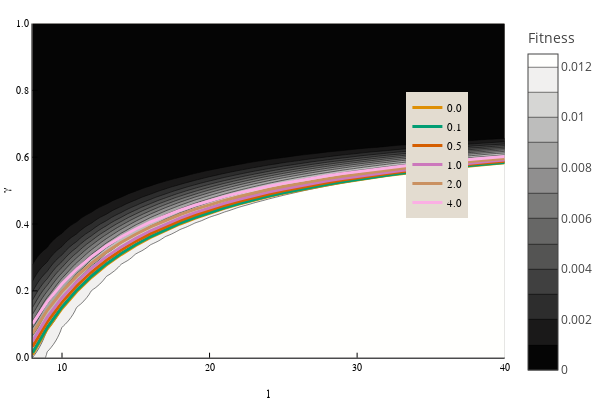

Notebook cell for this chart:
### Code cell
function theoretical_msb(rho, l::Array{Int64, 1}=collect(8:40))
    Z = lambertw.(3/4 * N * f0 * l * exp(10)/(1+rho)) ./2
    k_msb = -Z .+ (l .* (3/4))
    return k_msb
end

contourf(
    l_arr, 
    g_arr, 
    f_arr, 
    color=cgrad(:gray), 
    xlabel="l", 
    ylabel="γ", 
    colorbar_title="Fitness", 
    colorbar_ticks=([])
)

l = collect(8:40)
for (i, rho) in enumerate([0, 0.1, 0.5, 1, 2, 4])
    plot!(l, theoretical_msb(rho, l) ./ l, widen=false, linewidth=3, label="$rho")#, color=cgrad(:Greys_7, rev=true)[i])
end
plot!()

### Figure 1 — Plotly figure (JSON) as saved in the notebook; plotly's stock layout.template omitted (floating-point values rounded to 4 significant figures; data arrays with more than 128 entries replaced by an {"elided": "..."} marker saying what was removed)
{"data": [{"colorbar": {"title": "Fitness"}, "colorscale": {"elided": "256x2 mixed values"}, "contours": {"coloring": "fill", "showlabels": false}, "hoverinfo": "none", "name": "", "ncontours": 17, "showlegend": false, "showscale": true, "type": "contour", "x": [8, 9, 10, 11, 12, 13, 14, 15, 16, 17, 18, 19, 20, 21, 22, 23, 24, 25, 26, 27, 28, 29, 30, 31, 32, 33, 34, 35, 36, 37, 38, 39, 40], "xaxis": "x1", "y": [0, 0.01, 0.02, 0.03, 0.04, 0.05, 0.06, 0.07, 0.08, 0.09, 0.1, 0.11, 0.12, 0.13, 0.14, 0.15, 0.16, 0.17, 0.18, 0.19, 0.2, 0.21, 0.22, 0.23, 0.24, 0.25, 0.26, 0.27, 0.28, 0.29, 0.3, 0.31, 0.32, 0.33, 0.34, 0.35, 0.36, 0.37, 0.38, 0.39, 0.4, 0.41, 0.42, 0.43, 0.44, 0.45, 0.46, 0.47, 0.48, 0.49, 0.5, 0.51, 0.52, 0.53, 0.54, 0.55, 0.56, 0.57, 0.58, 0.59, 0.6, 0.61, 0.62, 0.63, 0.64, 0.65, 0.66, 0.67, 0.68, 0.69, 0.7, 0.71, 0.72, 0.73, 0.74, 0.75, 0.76, 0.77, 0.78, 0.79, 0.8, 0.81, 0.82, 0.83, 0.84, 0.85, 0.86, 0.87, 0.88, 0.89, 0.9, 0.91, 0.92, 0.93, 0.94, 0.95, 0.96, 0.97, 0.98, 0.99, 1], "yaxis": "y1", "z": {"elided": "101x33 float values"}, "zmax": 0.0125, "zmin": 1.17e-15}, {"colorbar": {"title": "Fitness"}, "legendgroup": "0.0", "line": {"color": "rgba(222, 143, 5, 1.000)", "dash": "solid", "shape": "linear", "width": 3}, "mode": "lines", "name": "0.0", "showlegend": true, "type": "scatter", "x": [8, 9, 10, 11, 12, 13, 14, 15, 16, 17, 18, 19, 20, 21, 22, 23, 24, 25, 26, 27, 28, 29, 30, 31, 32, 33, 34, 35, 36, 37, 38, 39, 40], "xaxis": "x1", "y": [0.009654, 0.08588, 0.1474, 0.1982, 0.2408, 0.2772, 0.3085, 0.3358, 0.3598, 0.3811, 0.4001, 0.4172, 0.4327, 0.4467, 0.4595, 0.4713, 0.482, 0.492, 0.5012, 0.5098, 0.5178, 0.5252, 0.5322, 0.5387, 0.5449, 0.5506, 0.5561, 0.5613, 0.5661, 0.5708, 0.5751, 0.5793, 0.5833], "yaxis": "y1", "zmax": 0.0125, "zmin": 1.17e-15}, {"colorbar": {"title": "Fitness"}, "legendgroup": "0.1", "line": {"color": "rgba(2, 158, 115, 1.000)", "dash": "solid", "shape": "linear", "width": 3}, "mode": "lines", "name": "0.1", "showlegend": true, "type": "scatter", "x": [8, 9, 10, 11, 12, 13, 14, 15, 16, 17, 18, 19, 20, 21, 22, 23, 24, 25, 26, 27, 28, 29, 30, 31, 32, 33, 34, 35, 36, 37, 38, 39, 40], "xaxis": "x1", "y": [0.01515, 0.09076, 0.1518, 0.2022, 0.2445, 0.2805, 0.3116, 0.3387, 0.3626, 0.3837, 0.4026, 0.4196, 0.4349, 0.4488, 0.4615, 0.4732, 0.4839, 0.4938, 0.5029, 0.5114, 0.5193, 0.5267, 0.5337, 0.5401, 0.5462, 0.552, 0.5574, 0.5625, 0.5674, 0.572, 0.5763, 0.5805, 0.5844], "yaxis": "y1", "zmax": 0.0125, "zmin": 1.17e-15}, {"colorbar": {"title": "Fitness"}, "legendgroup": "0.5", "line": {"color": "rgba(213, 94, 0, 1.000)", "dash": "solid", "shape": "linear", "width": 3}, "mode": "lines", "name": "0.5", "showlegend": true, "type": "scatter", "x": [8, 9, 10, 11, 12, 13, 14, 15, 16, 17, 18, 19, 20, 21, 22, 23, 24, 25, 26, 27, 28, 29, 30, 31, 32, 33, 34, 35, 36, 37, 38, 39, 40], "xaxis": "x1", "y": [0.03299, 0.1066, 0.1661, 0.2152, 0.2564, 0.2916, 0.3219, 0.3483, 0.3715, 0.3921, 0.4106, 0.4271, 0.4421, 0.4557, 0.4681, 0.4794, 0.4899, 0.4995, 0.5085, 0.5168, 0.5245, 0.5317, 0.5385, 0.5448, 0.5507, 0.5563, 0.5616, 0.5666, 0.5714, 0.5758, 0.5801, 0.5842, 0.588], "yaxis": "y1", "zmax": 0.0125, "zmin": 1.17e-15}, {"colorbar": {"title": "Fitness"}, "legendgroup": "1.0", "line": {"color": "rgba(204, 120, 188, 1.000)", "dash": "solid", "shape": "linear", "width": 3}, "mode": "lines", "name": "1.0", "showlegend": true, "type": "scatter", "x": [8, 9, 10, 11, 12, 13, 14, 15, 16, 17, 18, 19, 20, 21, 22, 23, 24, 25, 26, 27, 28, 29, 30, 31, 32, 33, 34, 35, 36, 37, 38, 39, 40], "xaxis": "x1", "y": [0.04952, 0.1213, 0.1794, 0.2273, 0.2675, 0.3018, 0.3313, 0.3571, 0.3798, 0.4, 0.4179, 0.4341, 0.4487, 0.462, 0.4741, 0.4852, 0.4954, 0.5048, 0.5136, 0.5217, 0.5292, 0.5363, 0.5429, 0.5491, 0.5549, 0.5604, 0.5656, 0.5704, 0.5751, 0.5795, 0.5836, 0.5876, 0.5913], "yaxis": "y1", "zmax": 0.0125, "zmin": 1.17e-15}, {"colorbar": {"title": "Fitness"}, "legendgroup": "2.0", "line": {"color": "rgba(202, 145, 97, 1.000)", "dash": "solid", "shape": "linear", "width": 3}, "mode": "lines", "name": "2.0", "showlegend": true, "type": "scatter", "x": [8, 9, 10, 11, 12, 13, 14, 15, 16, 17, 18, 19, 20, 21, 22, 23, 24, 25, 26, 27, 28, 29, 30, 31, 32, 33, 34, 35, 36, 37, 38, 39, 40], "xaxis": "x1", "y": [0.07275, 0.142, 0.198, 0.2442, 0.283, 0.3161, 0.3447, 0.3696, 0.3915, 0.4109, 0.4283, 0.4439, 0.4581, 0.4709, 0.4826, 0.4933, 0.5032, 0.5123, 0.5208, 0.5286, 0.5359, 0.5428, 0.5491, 0.5551, 0.5608, 0.5661, 0.5711, 0.5758, 0.5803, 0.5845, 0.5886, 0.5924, 0.596], "yaxis": "y1", "zmax": 0.0125, "zmin": 1.17e-15}, {"colorbar": {"title": "Fitness"}, "legendgroup": "4.0", "line": {"color": "rgba(251, 175, 228, 1.000)", "dash": "solid", "shape": "linear", "width": 3}, "mode": "lines", "name": "4.0", "showlegend": true, "type": "scatter", "x": [8, 9, 10, 11, 12, 13, 14, 15, 16, 17, 18, 19, 20, 21, 22, 23, 24, 25, 26, 27, 28, 29, 30, 31, 32, 33, 34, 35, 36, 37, 38, 39, 40], "xaxis": "x1", "y": [0.1019, 0.168, 0.2214, 0.2655, 0.3025, 0.3341, 0.3614, 0.3852, 0.4062, 0.4247, 0.4414, 0.4563, 0.4698, 0.4821, 0.4933, 0.5036, 0.513, 0.5217, 0.5298, 0.5373, 0.5443, 0.5509, 0.557, 0.5627, 0.5681, 0.5732, 0.578, 0.5825, 0.5868, 0.5909, 0.5948, 0.5984, 0.6019], "yaxis": "y1", "zmax": 0.0125, "zmin": 1.17e-15}], "layout": {"annotations": [], "height": 400, "legend": {"bgcolor": "rgba(227, 220, 208, 1.000)", "bordercolor": "rgba(227, 220, 208, 1.000)", "borderwidth": 1, "font": {"color": "rgba(0, 0, 0, 1.000)", "family": "sans-serif", "size": 11}, "tracegroupgap": 0, "traceorder": "normal", "x": 0.8, "xanchor": "left", "y": 0.8, "yanchor": "top"}, "margin": {"b": 20, "l": 0, "r": 0, "t": 20}, "paper_bgcolor": "rgba(255, 255, 255, 1.000)", "plot_bgcolor": "rgba(227, 220, 208, 1.000)", "showlegend": true, "width": 600, "xaxis": {"anchor": "y1", "domain": [0.06397, 0.9934], "gridcolor": "rgba(255, 255, 255, 0.100)", "gridwidth": 0.5, "linecolor": "rgba(0, 0, 0, 1.000)", "mirror": false, "range": [8, 40], "showgrid": true, "showline": true, "showticklabels": true, "tickangle": 0, "tickcolor": "rgb(0, 0, 0)", "tickfont": {"color": "rgba(0, 0, 0, 1.000)", "family": "Lucida Sans Unicode", "size": 10}, "tickmode": "array", "ticks": "inside", "ticktext": ["10", "20", "30", "40"], "tickvals": [10, 20, 30, 40], "title": "l", "titlefont": {"color": "rgba(0, 0, 0, 1.000)", "family": "Lucida Sans Unicode", "size": 11}, "type": "-", "visible": true, "zeroline": false, "zerolinecolor": "rgba(0, 0, 0, 1.000)"}, "yaxis": {"anchor": "x1", "domain": [0.06193, 0.9902], "gridcolor": "rgba(255, 255, 255, 0.100)", "gridwidth": 0.5, "linecolor": "rgba(0, 0, 0, 1.000)", "mirror": false, "range": [0, 1], "showgrid": true, "showline": true, "showticklabels": true, "tickangle": 0, "tickcolor": "rgb(0, 0, 0)", "tickfont": {"color": "rgba(0, 0, 0, 1.000)", "family": "Lucida Sans Unicode", "size": 10}, "tickmode": "array", "ticks": "inside", "ticktext": ["0.0", "0.2", "0.4", "0.6", "0.8", "1.0"], "tickvals": [0, 0.2, 0.4, 0.6, 0.8, 1], "title": "γ", "titlefont": {"color": "rgba(0, 0, 0, 1.000)", "family": "Lucida Sans Unicode", "size": 11}, "type": "-", "visible": true, "zeroline": false, "zerolinecolor": "rgba(0, 0, 0, 1.000)"}}}
